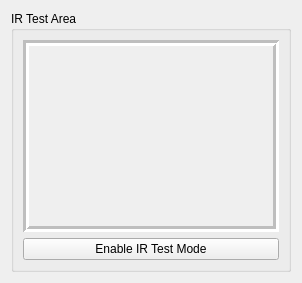
          <widget class="QWidget" name="tab_4">
           <attribute name="title">
            <string>IR Visibility Test </string>
           </attribute>
           <layout class="QGridLayout" name="gridLayout_7">
            <item row="0" column="0">
             <widget class="QGroupBox" name="testBox">
              <property name="title">
               <string>IR Test Area</string>
              </property>
              <layout class="QVBoxLayout" name="verticalLayout_3">
               <item>
                <widget class="QGraphicsView" name="testView">
                 <property name="enabled">
                  <bool>false</bool>
                 </property>
                 <property name="frameShape">
                  <enum>QFrame::Box</enum>
                 </property>
                 <property name="frameShadow">
                  <enum>QFrame::Sunken</enum>
                 </property>
                 <property name="lineWidth">
                  <number>3</number>
                 </property>
                 <property name="verticalScrollBarPolicy">
                  <enum>Qt::ScrollBarAlwaysOff</enum>
                 </property>
                 <property name="horizontalScrollBarPolicy">
                  <enum>Qt::ScrollBarAlwaysOff</enum>
                 </property>
                 <property name="sizeAdjustPolicy">
                  <enum>QAbstractScrollArea::AdjustIgnored</enum>
                 </property>
                 <property name="backgroundBrush">
                  <brush brushstyle="NoBrush">
                   <color alpha="255">
                    <red>70</red>
                    <green>70</green>
                    <blue>70</blue>
                   </color>
                  </brush>
                 </property>
                 <property name="interactive">
                  <bool>false</bool>
                 </property>
                 <property name="sceneRect">
                  <rectf>
                   <x>0.000000000000000</x>
                   <y>0.000000000000000</y>
                   <width>0.000000000000000</width>
                   <height>0.000000000000000</height>
                  </rectf>
                 </property>
                 <property name="resizeAnchor">
                  <enum>QGraphicsView::AnchorViewCenter</enum>
                 </property>
                 <property name="optimizationFlags">
                  <set>QGraphicsView::DontAdjustForAntialiasing|QGraphicsView::DontSavePainterState</set>
                 </property>
                </widget>
               </item>
               <item>
                <widget class="QPushButton" name="testBtn">
                 <property name="text">
                  <string>Enable IR Test Mode</string>
                 </property>
                </widget>
               </item>
              </layout>
             </widget>
            </item>
           </layout>
          </widget>
